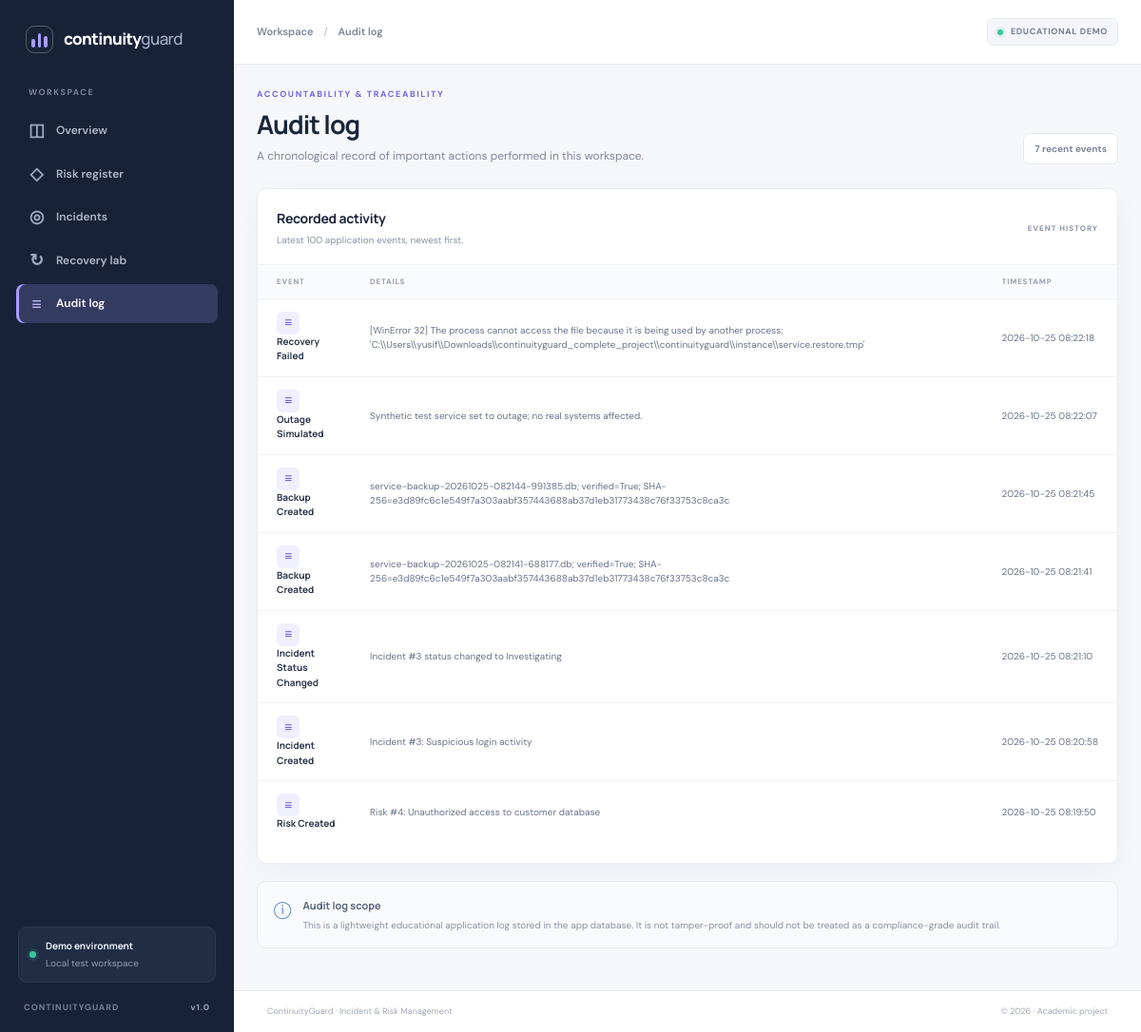
Screenshot of /audit with the database file from the repository.
### app.py (models this page shows)
class AuditEvent(db.Model):
    id = db.Column(db.Integer, primary_key=True)
    action = db.Column(db.String(100), nullable=False)
    details = db.Column(db.Text, default="")
    created_at = db.Column(db.DateTime, default=utc_now, nullable=False)

### app.py (the view)
@app.get("/audit")
def audit_page():
    events = AuditEvent.query.order_by(AuditEvent.created_at.desc()).limit(100).all()
    return render_template("audit.html", events=events)

### app.py (called while the page is built)
@app.context_processor
def inject_globals():
    return {
        "current_year": datetime.now().year,
        "admin_auth_enabled": bool(app.config["ADMIN_PASSWORD"]),
        "service_status": service_status,
    }

@app.before_request
def enforce_login():
    if not app.config["ADMIN_PASSWORD"]:
        return None
    if request.endpoint in {"login", "health", "static"}:
        return None
    if not session.get("authenticated"):
        return redirect(url_for("login", next=request.path))
    return None

### templates/audit.html (shortened to what this page needs)
{% extends "base.html" %}
{% block breadcrumb %}Workspace <span>/</span> Audit log{% endblock %}
{% block content %}
<div class="page-heading"><div><div class="eyebrow">ACCOUNTABILITY &amp; TRACEABILITY</div><h1>Audit log</h1><p class="page-subtitle">A chronological record of important actions performed in this workspace.</p></div><span class="count-pill">{{ events|length }} recent events</span></div>
<section class="panel"><div class="panel-header"><div><h2>Recorded activity</h2><p>Latest 100 application events, newest first.</p></div><span class="tiny-label">EVENT HISTORY</span></div>
{% if events %}<div class="table-wrap"><table><thead><tr><th>Event</th><th>Details</th><th>Timestamp</th></tr></thead><tbody>{% for event in events %}<tr><td><span class="audit-event-icon">≡</span><strong>{{ event.action.replace('_',' ')|title }}</strong></td><td>{{ event.details or '—' }}</td><td class="nowrap">{{ event.created_at.strftime('%Y-%m-%d %H:%M:%S') }}</td></tr>{% endfor %}</tbody></table></div>{% else %}<div class="empty-state">No audit events have been recorded yet. Add a risk or incident, or run a recovery test.</div>{% endif %}
</section>
<div class="notice notice-muted"><span class="notice-icon">ⓘ</span><div><strong>Audit log scope</strong><p>This is a lightweight educational application log stored in the app database. It is not tamper-proof and should not be treated as a compliance-grade audit trail.</p></div></div>
{% endblock %}

### static/style.css (style rules this page uses)
:root { --bg:#f5f7fb;--surface:#fff;--ink:#192338;--muted:#778197;--line:#e8ebf2;--navy:#19243a;--accent:#6557d9;--accent-dark:#5143c4;--green:#1c9a70;--red:#d74b61;--amber:#d28b24;--shadow:0 8px 30px rgba(25,35,56,.035) }
* { box-sizing:border-box }
body { margin:0;background:var(--bg);color:var(--ink);font-family:"DM Sans",sans-serif;font-size:13px;line-height:1.55 }
h1,h2,h3,strong,.brand-name { font-family:"Manrope","DM Sans",sans-serif }
.breadcrumb span { padding:0 8px;color:#c3c9d4 }
.page-heading { display:flex;align-items:flex-end;justify-content:space-between;gap:20px;margin-bottom:25px }
.eyebrow { font-size:9px;font-weight:800;letter-spacing:1.6px;color:#766be0;margin-bottom:7px }
.page-heading h1,.login-card h1 { font-size:27px;line-height:1.25;letter-spacing:-1px;margin:0;color:#1b263c }
.page-subtitle { margin:7px 0 0;color:#7e879a;font-size:12px }
.panel { background:#fff;border:1px solid var(--line);border-radius:10px;padding:20px;box-shadow:var(--shadow);min-width:0 }
.panel-header { display:flex;align-items:center;justify-content:space-between;gap:12px;margin-bottom:18px }
.panel-header h2 { font-size:14px;margin:0;letter-spacing:-.3px }
.panel-header p { font-size:10px;color:#8a93a5;margin:4px 0 0 }
.tiny-label { font-size:8px;letter-spacing:1px;color:#8c95a7;font-weight:800;white-space:nowrap }
.table-wrap { overflow-x:auto;margin:0 -20px }
.table-wrap table { border-collapse:collapse;width:100%;text-align:left;white-space:normal }
.table-wrap th { font-size:8px;letter-spacing:.8px;color:#9aa2b1;font-weight:800;text-transform:uppercase;background:#fafbfe;padding:11px 15px;border-top:1px solid #f0f1f5;border-bottom:1px solid #edf0f5 }
.table-wrap td { padding:13px 15px;border-bottom:1px solid #f0f1f5;color:#697489;font-size:10px;vertical-align:middle;min-width:75px }
.table-wrap td:first-child,.table-wrap th:first-child { padding-left:20px }
.table-wrap td:last-child,.table-wrap th:last-child { padding-right:20px }
.table-wrap tr:last-child td { border-bottom:0 }
.table-wrap td strong { display:block;font-size:10px;color:#2d374b;font-weight:700 }
.count-pill { background:#fff;border:1px solid #e5e8f0;padding:8px 11px;border-radius:7px;font-size:10px;color:#7d8799;font-weight:700;white-space:nowrap }
.notice { display:flex;gap:12px;padding:15px 17px;border:1px solid #dce9fb;background:#f0f6ff;border-radius:9px;margin-bottom:19px }
.notice-icon { font-size:18px;color:#4c82c4 }
.notice strong { font-size:11px;color:#315b8e }
.notice p { font-size:10px;color:#6783a5;margin:3px 0 0 }
.notice-muted { background:#f9fafc;border-color:#e7eaf1;margin-top:18px }
.notice-muted strong { color:#59647a }
.notice-muted p { color:#8992a3 }
.audit-event-icon { display:inline-grid;place-items:center;width:24px;height:24px;background:#f0efff;border-radius:6px;color:#6858d6;margin-right:8px;font-size:14px }
.nowrap { white-space:nowrap }

### rows the page displays
AuditEvent: action.replace "Recovery Failed", details "[WinError 32] The process cannot access the file because it is being used by another process: 'C:\\\\Users\\\\yusif\\\\Downloads\\\\continuityguard_complete_project\\\\continuityguard\\\\instance\\\\service.restore.tmp'", created_at "2026-10-25 08:22:18"
AuditEvent: action.replace "Outage Simulated", details "Synthetic test service set to outage; no real systems affected.", created_at "2026-10-25 08:22:07"
AuditEvent: action.replace "Backup Created", details "service-backup-20261025-082144-991385.db; verified=True; SHA-256=e3d89fc6c1e549f7a303aabf357443688ab37d1eb31773438c76f33753c8ca3c", created_at "2026-10-25 08:21:45"
AuditEvent: action.replace "Backup Created", details "service-backup-20261025-082141-688177.db; verified=True; SHA-256=e3d89fc6c1e549f7a303aabf357443688ab37d1eb31773438c76f33753c8ca3c", created_at "2026-10-25 08:21:41"
AuditEvent: action.replace "Incident Status Changed", details "Incident #3 status changed to Investigating", created_at "2026-10-25 08:21:10"
AuditEvent: action.replace "Incident Created", details "Incident #3: Suspicious login activity", created_at "2026-10-25 08:20:58"
AuditEvent: action.replace "Risk Created", details "Risk #4: Unauthorized access to customer database", created_at "2026-10-25 08:19:50"

### other values shown
{{ events|length }} "7"
